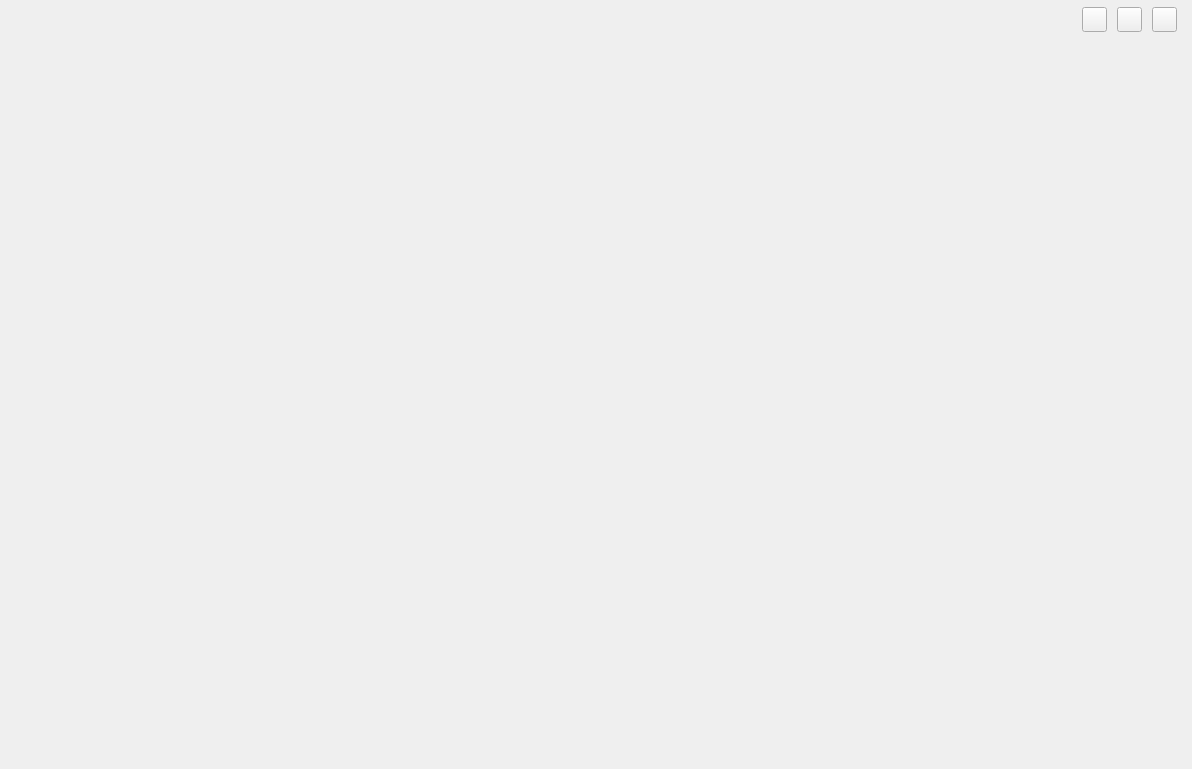
<?xml version="1.0" encoding="UTF-8"?>
<ui version="4.0">
 <class>MainWindow</class>
 <widget class="QMainWindow" name="MainWindow">
  <property name="geometry">
   <rect>
    <x>0</x>
    <y>0</y>
    <width>1192</width>
    <height>769</height>
   </rect>
  </property>
  <property name="mouseTracking">
   <bool>true</bool>
  </property>
  <property name="windowTitle">
   <string>MainWindow</string>
  </property>
  <widget class="QWidget" name="centralWidget">
   <property name="mouseTracking">
    <bool>true</bool>
   </property>
   <layout class="QVBoxLayout" name="verticalLayout">
    <property name="spacing">
     <number>0</number>
    </property>
    <property name="leftMargin">
     <number>5</number>
    </property>
    <property name="topMargin">
     <number>5</number>
    </property>
    <property name="rightMargin">
     <number>5</number>
    </property>
    <property name="bottomMargin">
     <number>5</number>
    </property>
    <item>
     <widget class="QWidget" name="top_widget" native="true">
      <property name="minimumSize">
       <size>
        <width>0</width>
        <height>30</height>
       </size>
      </property>
      <property name="maximumSize">
       <size>
        <width>16777215</width>
        <height>30</height>
       </size>
      </property>
      <property name="styleSheet">
       <string notr="true"/>
      </property>
      <layout class="QHBoxLayout" name="horizontalLayout">
       <property name="spacing">
        <number>10</number>
       </property>
       <property name="leftMargin">
        <number>10</number>
       </property>
       <property name="topMargin">
        <number>2</number>
       </property>
       <property name="rightMargin">
        <number>10</number>
       </property>
       <property name="bottomMargin">
        <number>2</number>
       </property>
       <item>
        <spacer name="horizontalSpacer">
         <property name="orientation">
          <enum>Qt::Horizontal</enum>
         </property>
         <property name="sizeHint" stdset="0">
          <size>
           <width>1100</width>
           <height>20</height>
          </size>
         </property>
        </spacer>
       </item>
       <item>
        <widget class="QPushButton" name="btn_min">
         <property name="minimumSize">
          <size>
           <width>25</width>
           <height>25</height>
          </size>
         </property>
         <property name="maximumSize">
          <size>
           <width>25</width>
           <height>25</height>
          </size>
         </property>
         <property name="text">
          <string/>
         </property>
        </widget>
       </item>
       <item>
        <widget class="QPushButton" name="btn_max">
         <property name="minimumSize">
          <size>
           <width>25</width>
           <height>25</height>
          </size>
         </property>
         <property name="maximumSize">
          <size>
           <width>25</width>
           <height>25</height>
          </size>
         </property>
         <property name="text">
          <string/>
         </property>
         <property name="checkable">
          <bool>true</bool>
         </property>
        </widget>
       </item>
       <item>
        <widget class="QPushButton" name="btn_close">
         <property name="minimumSize">
          <size>
           <width>25</width>
           <height>25</height>
          </size>
         </property>
         <property name="maximumSize">
          <size>
           <width>25</width>
           <height>25</height>
          </size>
         </property>
         <property name="text">
          <string/>
         </property>
        </widget>
       </item>
      </layout>
     </widget>
    </item>
    <item>
     <widget class="QWidget" name="background_widget" native="true">
      <property name="styleSheet">
       <string notr="true"/>
      </property>
      <layout class="QHBoxLayout" name="horizontalLayout_2">
       <property name="spacing">
        <number>0</number>
       </property>
       <property name="leftMargin">
        <number>0</number>
       </property>
       <property name="topMargin">
        <number>0</number>
       </property>
       <property name="rightMargin">
        <number>0</number>
       </property>
       <property name="bottomMargin">
        <number>0</number>
       </property>
       <item>
        <widget class="QWidget" name="left_content_widget" native="true">
         <layout class="QVBoxLayout" name="verticalLayout_3">
          <property name="spacing">
           <number>0</number>
          </property>
          <property name="leftMargin">
           <number>0</number>
          </property>
          <property name="topMargin">
           <number>0</number>
          </property>
          <property name="rightMargin">
           <number>0</number>
          </property>
          <property name="bottomMargin">
           <number>0</number>
          </property>
          <item>
           <widget class="TopBarController" name="top_menu_bar" native="true">
            <property name="maximumSize">
             <size>
              <width>16777215</width>
              <height>30</height>
             </size>
            </property>
           </widget>
          </item>
          <item>
           <widget class="QWidget" name="content_widget" native="true"/>
          </item>
         </layout>
        </widget>
       </item>
       <item>
        <widget class="QWidget" name="chat_widget" native="true">
         <property name="minimumSize">
          <size>
           <width>350</width>
           <height>0</height>
          </size>
         </property>
         <property name="maximumSize">
          <size>
           <width>350</width>
           <height>16777215</height>
          </size>
         </property>
         <layout class="QVBoxLayout" name="verticalLayout_2">
          <property name="spacing">
           <number>5</number>
          </property>
          <property name="leftMargin">
           <number>5</number>
          </property>
          <property name="topMargin">
           <number>0</number>
          </property>
          <property name="rightMargin">
           <number>5</number>
          </property>
          <property name="bottomMargin">
           <number>5</number>
          </property>
         </layout>
        </widget>
       </item>
      </layout>
     </widget>
    </item>
   </layout>
  </widget>
 </widget>
 <layoutdefault spacing="6" margin="11"/>
 <customwidgets>
  <customwidget>
   <class>TopBarController</class>
   <extends>QWidget</extends>
   <header>TopBarController.h</header>
   <container>1</container>
  </customwidget>
 </customwidgets>
 <resources/>
 <connections/>
</ui>
